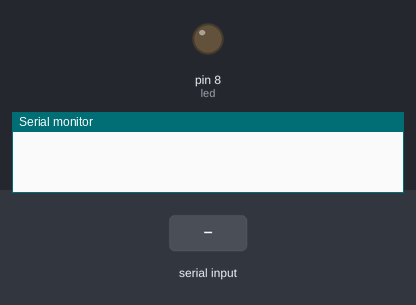
A sketch run on a simulated Arduino Uno, built with avr-gcc and run on an emulated ATmega328P. Parts: output pins drawn as LEDs (lit = HIGH), the last lines printed to the serial monitor. The inputs (shaded band) are chosen by the test bench.

Above: at 1.2 s.
1.3 s: byte 1 (1) received over Serial
At 2.0 s:
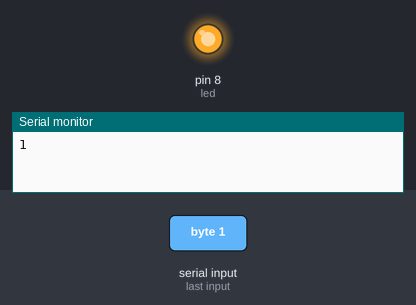
Timing chart, 0 to 4.3 s (numbered marks = the images above; inputs shaded):
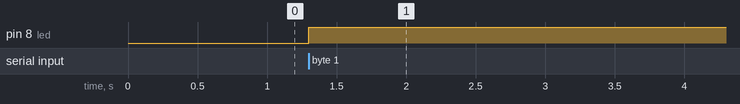

The sketch:

Control.ino
```cpp
int BLU;
int led = 8;// add the pin number that you want to control.
void setup()
{
  Serial.begin(9600);
  pinMode(led, OUTPUT);

}
void loop() {
  while (Serial.available()) {
    BLU = Serial.read();
    Serial.println(BLU);
    {
      if (BLU == 1)
        digitalWrite(led, HIGH);
    }
    {
      if (BLU == 0)
        digitalWrite(led, LOW);
    }
  }
}
```

Measured:
- after the input at 1.3 s, pin 8 (led): LOW → HIGH at once
